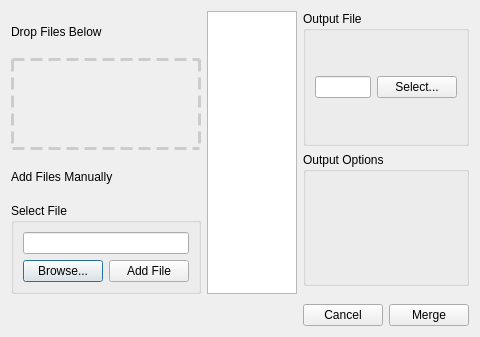
<?xml version="1.0" encoding="UTF-8"?>
<ui version="4.0">
 <class>LibraryMerger</class>
 <widget class="QDialog" name="LibraryMerger">
  <property name="geometry">
   <rect>
    <x>0</x>
    <y>0</y>
    <width>480</width>
    <height>337</height>
   </rect>
  </property>
  <property name="windowTitle">
   <string>Dialog</string>
  </property>
  <layout class="QHBoxLayout" name="horizontalLayout">
   <item>
    <layout class="QVBoxLayout" name="verticalInputLayout">
     <item>
      <widget class="QLabel" name="dropFilesBelowLabel">
       <property name="text">
        <string>Drop Files Below</string>
       </property>
      </widget>
     </item>
     <item>
      <widget class="MultiDragDropFrame" name="fileDropFrame">
       <property name="minimumSize">
        <size>
         <width>0</width>
         <height>72</height>
        </size>
       </property>
       <property name="maximumSize">
        <size>
         <width>16777215</width>
         <height>92</height>
        </size>
       </property>
       <property name="styleSheet">
        <string notr="true">border: 3px dashed #cccccc;</string>
       </property>
       <property name="frameShape">
        <enum>QFrame::StyledPanel</enum>
       </property>
       <property name="frameShadow">
        <enum>QFrame::Raised</enum>
       </property>
       <property name="lineWidth">
        <number>1</number>
       </property>
       <layout class="QGridLayout" name="gridLayout">
        <property name="topMargin">
         <number>9</number>
        </property>
        <property name="bottomMargin">
         <number>124</number>
        </property>
        <item row="0" column="1">
         <widget class="QLabel" name="fileAddIcon">
          <property name="sizePolicy">
           <sizepolicy hsizetype="Fixed" vsizetype="Fixed">
            <horstretch>0</horstretch>
            <verstretch>0</verstretch>
           </sizepolicy>
          </property>
          <property name="minimumSize">
           <size>
            <width>64</width>
            <height>64</height>
           </size>
          </property>
          <property name="maximumSize">
           <size>
            <width>64</width>
            <height>64</height>
           </size>
          </property>
          <property name="baseSize">
           <size>
            <width>64</width>
            <height>64</height>
           </size>
          </property>
          <property name="styleSheet">
           <string notr="true">border: none;
</string>
          </property>
          <property name="text">
           <string/>
          </property>
          <property name="pixmap">
           <pixmap resource="library-merger.qrc">:/icons/_icon_addmultiple</pixmap>
          </property>
          <property name="scaledContents">
           <bool>true</bool>
          </property>
          <property name="alignment">
           <set>Qt::AlignLeading|Qt::AlignLeft|Qt::AlignVCenter</set>
          </property>
         </widget>
        </item>
       </layout>
      </widget>
     </item>
     <item>
      <widget class="QLabel" name="label">
       <property name="text">
        <string>Add Files Manually</string>
       </property>
      </widget>
     </item>
     <item>
      <widget class="QGroupBox" name="inputFileGroupBox">
       <property name="title">
        <string>Select File</string>
       </property>
       <layout class="QVBoxLayout" name="verticalLayout_3">
        <item>
         <widget class="QLineEdit" name="inputFileLineEdit"/>
        </item>
        <item>
         <layout class="QHBoxLayout" name="selectInputFileButtonsLayout">
          <item>
           <widget class="QPushButton" name="browseInputPushButton">
            <property name="text">
             <string>Browse...</string>
            </property>
            <property name="icon">
             <iconset resource="library-merger.qrc">
              <normaloff>:/icons/_icon_browse</normaloff>:/icons/_icon_browse</iconset>
            </property>
           </widget>
          </item>
          <item>
           <widget class="QPushButton" name="addFilePushButton">
            <property name="text">
             <string>Add File</string>
            </property>
            <property name="icon">
             <iconset resource="library-merger.qrc">
              <normaloff>:/icons/_icon_addfile</normaloff>:/icons/_icon_addfile</iconset>
            </property>
           </widget>
          </item>
         </layout>
        </item>
       </layout>
      </widget>
     </item>
     <item>
      <spacer name="inputVSpacer">
       <property name="orientation">
        <enum>Qt::Vertical</enum>
       </property>
       <property name="sizeType">
        <enum>QSizePolicy::Fixed</enum>
       </property>
       <property name="sizeHint" stdset="0">
        <size>
         <width>20</width>
         <height>32</height>
        </size>
       </property>
      </spacer>
     </item>
    </layout>
   </item>
   <item>
    <layout class="QVBoxLayout" name="verticalLayout">
     <item>
      <widget class="QListWidget" name="filesListWidget"/>
     </item>
     <item>
      <spacer name="fileListVSpacer">
       <property name="orientation">
        <enum>Qt::Vertical</enum>
       </property>
       <property name="sizeType">
        <enum>QSizePolicy::Fixed</enum>
       </property>
       <property name="sizeHint" stdset="0">
        <size>
         <width>20</width>
         <height>32</height>
        </size>
       </property>
      </spacer>
     </item>
    </layout>
   </item>
   <item>
    <layout class="QVBoxLayout" name="verticalOutputLayout">
     <item>
      <widget class="QGroupBox" name="outputGroupBox">
       <property name="title">
        <string>Output File</string>
       </property>
       <layout class="QHBoxLayout" name="horizontalLayout_4">
        <item>
         <widget class="QLineEdit" name="ouputFileLineEdit"/>
        </item>
        <item>
         <widget class="QPushButton" name="selectOutputPushButton">
          <property name="text">
           <string>Select...</string>
          </property>
          <property name="icon">
           <iconset resource="library-merger.qrc">
            <normaloff>:/icons/_icon_save</normaloff>:/icons/_icon_save</iconset>
          </property>
         </widget>
        </item>
       </layout>
      </widget>
     </item>
     <item>
      <widget class="QGroupBox" name="outputOptsGroupBox">
       <property name="title">
        <string>Output Options</string>
       </property>
      </widget>
     </item>
     <item>
      <spacer name="outputVSpacer">
       <property name="orientation">
        <enum>Qt::Vertical</enum>
       </property>
       <property name="sizeType">
        <enum>QSizePolicy::Fixed</enum>
       </property>
       <property name="sizeHint" stdset="0">
        <size>
         <width>20</width>
         <height>12</height>
        </size>
       </property>
      </spacer>
     </item>
     <item>
      <layout class="QHBoxLayout" name="buttonLayout">
       <item>
        <widget class="QPushButton" name="cancelPushButton">
         <property name="text">
          <string>Cancel</string>
         </property>
         <property name="icon">
          <iconset resource="library-merger.qrc">
           <normaloff>:/icons/_icon_cancel</normaloff>:/icons/_icon_cancel</iconset>
         </property>
        </widget>
       </item>
       <item>
        <widget class="QPushButton" name="mergePushButton">
         <property name="text">
          <string>Merge</string>
         </property>
         <property name="icon">
          <iconset resource="library-merger.qrc">
           <normaloff>:/icons/_icon_join</normaloff>:/icons/_icon_join</iconset>
         </property>
        </widget>
       </item>
      </layout>
     </item>
    </layout>
   </item>
  </layout>
 </widget>
 <customwidgets>
  <customwidget>
   <class>MultiDragDropFrame</class>
   <extends>QFrame</extends>
   <header>multidragdropframe.h</header>
   <container>1</container>
  </customwidget>
 </customwidgets>
 <resources>
  <include location="library-merger.qrc"/>
 </resources>
 <connections/>
</ui>
